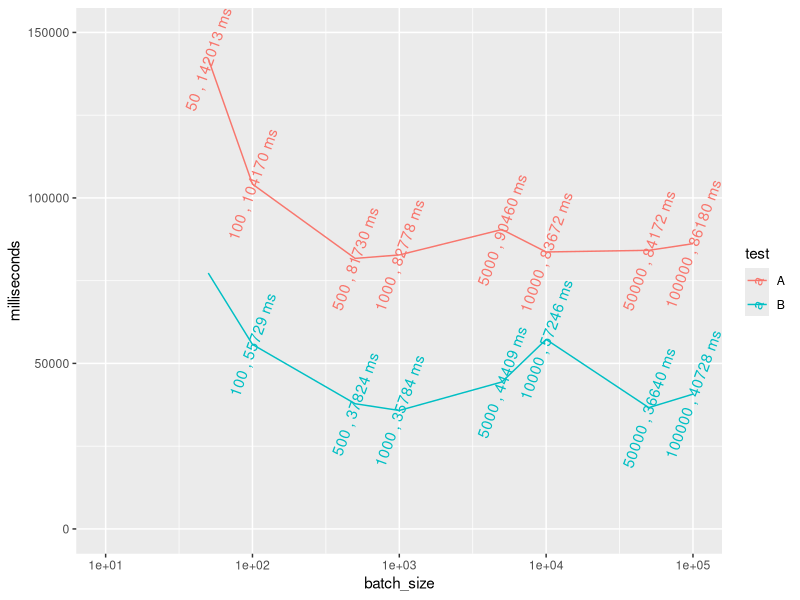

Write the R code that produced this figure.
# This is benchmark Solrcloud running on my local
# Test A: 2 shards, two replicas
# Test B: 4 shards, no replica

data <- read.csv(text="10 481983 A
50 142013 A
100 104170 A
500 81730 A
1000 82778 A
5000 90460 A
10000 83672 A
50000 84172 A
100000 86180 A
10 260004 B
50 77300 B
100 55729 B
500 37824 B
1000 35784 B
5000 44409 B
10000 57246 B
50000 36640 B
100000 40728 B", sep=" ", col.names=c("batch_size", "milliseconds", "test"))
library(ggplot2)
ggplot(data=data, aes(col=test, x=batch_size, y=milliseconds)) + 
  geom_line() + scale_x_log10() + scale_y_continuous(limits=c(0, 150000)) +
  geom_text(angle=70, check_overlap = TRUE, aes(label=paste(batch_size,",",milliseconds, "ms")))
